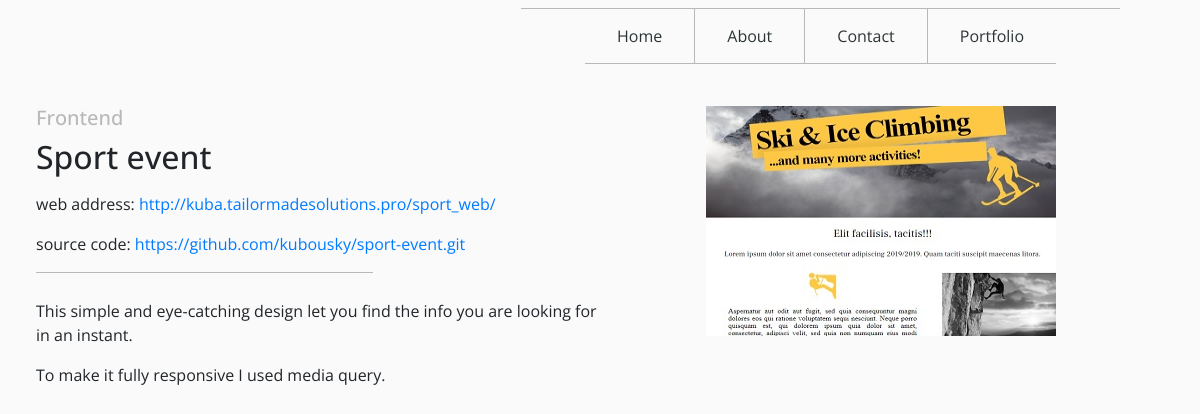
Page /1/sport-event/ on the committed database.
### portfolio/models.py (models this page shows, shortened)
class Project(models.Model):
    category = models.ForeignKey(Category,
                                    related_name='projects',
                                    on_delete=models.CASCADE)
    name = models.CharField(max_length=200, db_index=True)
    slug = models.SlugField(max_length=200, db_index=True)
    image = models.ImageField(upload_to='projects/%Y/%m/%d',
                                blank=True)
    description = models.TextField(blank=True)
    url = models.URLField(max_length=250, blank=True)
    repository = models.URLField(max_length=250)
    created = models.DateTimeField(auto_now_add=True)
    updated = models.DateTimeField(auto_now=True)
    class Meta:
        ordering = ('name',)
        index_together = (('id', 'slug'),)

class Category(models.Model):
    name = models.CharField(max_length=50, db_index=True)
    slug = models.SlugField(max_length=50, unique=True)
    image = models.ImageField(upload_to='categories/%Y/%m/%d',
                                blank=True)
    class Meta:
        ordering = ('name',)
        verbose_name = 'category'
        verbose_name_plural = 'categories'
    def __str__(self):
        return self.name
    def get_absolute_url(self):
        return reverse('portfolio:project_list_by_category',
                        args=[self.slug])

### portfolio/views.py (the view)
# urls.py: path('<int:id>/<slug:slug>/', never_cache(views.project_detail), name='project_detail'),
def project_detail(request, id, slug):
    project = get_object_or_404(Project,
                                id=id,
                                slug=slug)
    return render(request,
                    'portfolio/projects/detail.html',
                    {'project': project})

### portfolio/templates/portfolio/projects/detail.html (shortened to what this page needs)
{% extends "base.html" %}
{% load static %}
{% block content %}
    <div id="project-detail">
        <div id="text-detail">
            <h5><a href="{{ project.category.get_absolute_url }}">{{ project.category }}</a></h5>
            <h2>{{ project.name|linebreaks }}</h2>
            <p {% if project.url == '' %}class="hidden"{% endif %}>web address: <a href="{{ project.url }}">{{ project.url }}</a></p>
            <p>source code: <a href="{{ project.repository }}">{{ project.repository}}</a></p>
            <p class="p-detail"></p>
            {{ project.description|linebreaks }}
        </div>
        <div id="img-detail">
            <img src="{{ project.image.url }}" style="width:350px;height:230px;">
        </div>
    </div>
{% endblock %}

### portfolio/static/css/my_style.css (style rules this page uses)
html,body { font-family: 'Open Sans', sans-serif; background-color: #FAFAFA; min-height:100vh; overflow-x: hidden; }
#project-detail { margin-top: 30px; width: 85%; margin-left: 3%; overflow: hidden; padding-bottom: 20px; }
#text-detail { float: left; width: 55%; }
#text-detail p { white-space: normal; }
#text-detail p a { white-space: nowrap }
#text-detail h5 a { color: rgb(185, 184, 184); }
#text-detail .p-detail { width: 60%; border: solid rgb(185, 184, 184) 1.4px; border-left: none; border-right: none; border-bottom: none; padding-top: 10px; }
#img-detail { float: right; }

### rows in the picture
Project: category "Frontend", name "Sport event", url "http://kuba.tailormadesolutions.pro/sport_web/", repository "https://github.com/kubousky/sport-event.git", description "This simple and eye-catching design let you find the info you are looking for in an instant. To make it fully responsive I used media query.", image (picture)
